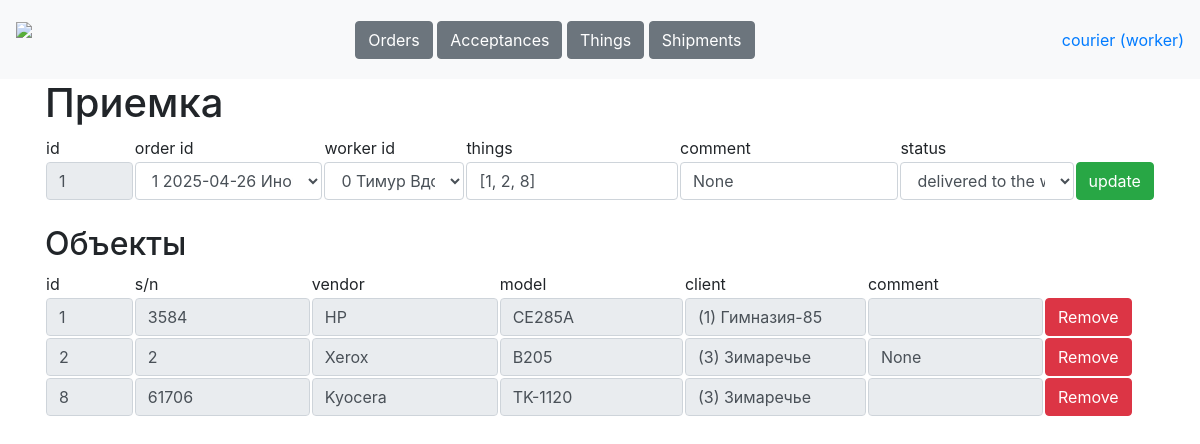
The app's page /tables/acceptances/1 (signed in), older data.
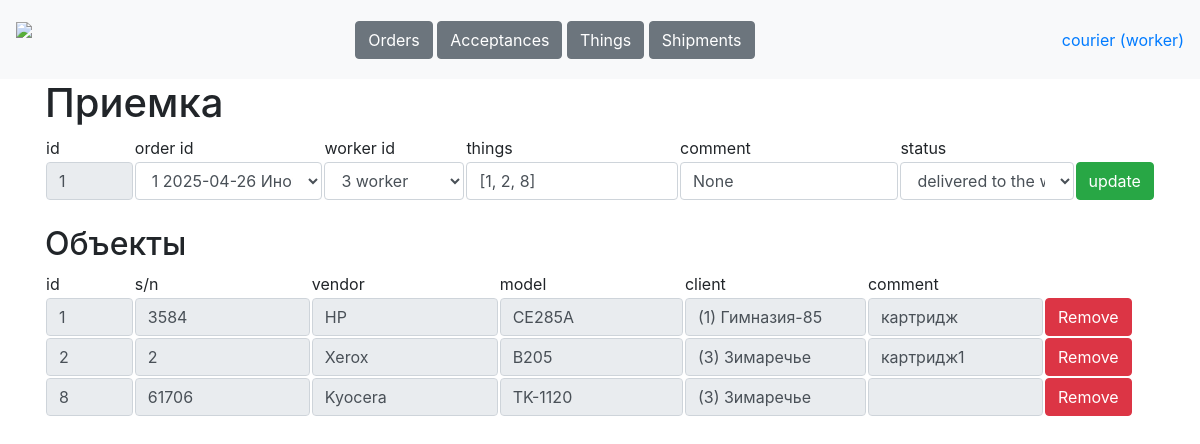
The same page, newer data.
### data/tables.py (models this page shows, shortened)
class Worker(db_session.SqlAlchemyBase, SerializerMixin):
    __tablename__ = 'workers'
    id = Column(sqlalchemy.Integer, primary_key=True, autoincrement=True)
    username = Column(sqlalchemy.String, nullable=True)
    name = Column(sqlalchemy.String, nullable=True)
    password = Column(sqlalchemy.String, nullable=True)
    role = Column(sqlalchemy.String, nullable=True)
    phone = Column(sqlalchemy.String, nullable=True)
    comment = Column(sqlalchemy.String, nullable=True)
    works = orm.relationship('Work', back_populates='worker')
    acceptances = orm.relationship('Acceptance', back_populates='worker')

class Acceptance(db_session.SqlAlchemyBase, SerializerMixin):
    __tablename__ = 'acceptances'
    id = Column(sqlalchemy.Integer, primary_key=True, autoincrement=True)
    order_id = Column(sqlalchemy.Integer, sqlalchemy.ForeignKey('orders.id'))
    worker_id = Column(sqlalchemy.Integer, sqlalchemy.ForeignKey('workers.id'))
    things =  Column(sqlalchemy.String, default='[]', nullable=True)
    comment = Column(sqlalchemy.String, nullable=True, default='')
    status =  Column(sqlalchemy.String, nullable=True, default='taken from client')
    order = orm.relationship('Order')
    worker = orm.relationship('Worker')
    works = orm.relationship('Work', back_populates='acceptance')

class Thing(db_session.SqlAlchemyBase, SerializerMixin):
    __tablename__ = 'things'
    id = Column(sqlalchemy.Integer, primary_key=True, autoincrement=True)
    sn =  Column(sqlalchemy.String, nullable=True, unique=True)
    vendor = Column(sqlalchemy.String, nullable=True)
    model = Column(sqlalchemy.String, nullable=True)
    client_id = Column(sqlalchemy.Integer, sqlalchemy.ForeignKey('clients.id'))
    comment = Column(sqlalchemy.String, nullable=True)
    client = orm.relationship('Client')
    works = orm.relationship('Work', back_populates='thing')

class Client(db_session.SqlAlchemyBase, SerializerMixin):
    __tablename__ = 'clients'
    id = Column(sqlalchemy.Integer, primary_key=True, autoincrement=True)
    name = Column(sqlalchemy.String, nullable=True, default='')
    address = Column(sqlalchemy.String, nullable=True, default='')
    phone = Column(sqlalchemy.String, nullable=True, default='')
    comment = Column(sqlalchemy.String, nullable=True, default='')
    orders = orm.relationship('Order', back_populates='client')
    things = orm.relationship('Thing', back_populates='client')

### main.py (the view)
@app.route('/tables/acceptances/<int:acceptance_id>', methods=['GET', 'POST'])
def acceptance(acceptance_id):
    username = request.cookies.get('user')
    if not username:
        return redirect('/login')
    user = stuff.get_user(username)
    if request.method == 'GET':
        data = stuff.get_entry('acceptances', acceptance_id)
        things = stuff.get_table('things').filter(Thing.id.in_(loads(data.things)))
        resp = make_response(render_template('acceptance.html', user=user,
                                             acceptance=data, things=things))
        resp.set_cookie('acceptance', str(acceptance_id))
        return resp
    elif request.method == 'POST':
        stuff.update_entry('acceptances', request.form)
        return redirect(f'/tables/acceptances/{acceptance_id}')

### data/db_session.py (called while the page is built)
def create_session() -> Session:
    global __factory
    return __factory()

### stuff.py (called while the page is built)
def get_user(username):
    db_sess = db_session.create_session()
    worker = db_sess.query(Worker).filter(Worker.username == username).first()
    return worker

def get_table(table, sort='id', reverse=0):
    db_sess = db_session.create_session()
    if table == 'clients':
        return db_sess.query(Client)
    elif table == 'orders':
        return db_sess.query(Order)
    elif table == 'acceptances':
        return db_sess.query(Acceptance)
    elif table == 'things':
        return db_sess.query(Thing)
    elif table == 'works':
        return db_sess.query(Work)
    elif table == 'workers':
        return db_sess.query(Worker)
    db_sess.close()

def get_entry(table, id):
    db_sess = db_session.create_session()
    if table == 'clients':
        return db_sess.query(Client).filter(Client.id == id).first()
    elif table == 'orders':
        return db_sess.query(Order).get(id)
    elif table == 'acceptances':
        return db_sess.query(Acceptance).filter(Acceptance.id == id).first()
    elif table == 'things':
        return db_sess.query(Thing).filter(Thing.id == id).first()
    elif table == 'works':
        return db_sess.query(Work).filter(Work.id == id).first()
    elif table == 'workers':
        return db_sess.query(Worker).filter(Worker.id == id).first()
    db_sess.close()

### templates/acceptance.html (shortened to what this page needs)
{% extends "base.html"%}
{% block content %}
<h1>Приемка</h1>
<form method="post">
<table>
    <tr>
        <td width="8%">id</td>
        <td>order id</td>
        <td>worker id</td>
        <td>things</td>
        <td>comment</td>
        <td>status</td>
    </tr>
    <tr>
        <td width="8%"><input class="form-control" value="{{acceptance.id}}" name="id" readonly></td>
        <td><select class="form-control" name="order">
            {% for order in get_table('orders').filter(Tables.Order.status == 'created') %}
            {% if order.id == acceptance.order_id %}
            <option value="{{order.id}}" selected>{{order.id}} {{order.create_date}} {{order.client.name}}</option>
            {% else %}
            <option value="{{order.id}}">{{order.id}} {{order.date}} {{order.client.name}}</option>
            {% endif %}
            {% endfor %}
        </select></td>
        <td><select class="form-control" name="worker">
            {% for worker in get_table('workers') %}
            {% if worker.id == acceptance.worker_id %}
            <option value="{{worker.id}}" selected>{{worker.id}} {{worker.name}}</option>
            {% else %}
            <option value="{{worker.id}}">{{worker.id}} {{worker.name}}</option>
            {% endif %}
            {% endfor %}
        </select></td>
        <td><input class="form-control" value="{{acceptance.things}}" name="things"></td>
        <td><input class="form-control" value="{{acceptance.comment}}" name="comment"></td>
        <td><select class="form-control" name="status">
            {% for status in ['taken from client', 'delivered to the worker', 'in process', 'work completed', 'taken from worker', 'delivered to the client'] %}
            {% if status == acceptance.status %}
            <option selected>{{status}}</option>
            {% else %}
            <option>{{status}}</option>
            {% endif %}
            {% endfor %}
        </select></td>
        <td><button type="submit" class="btn btn-success">update</button></td>
    </tr>
</table>
</form><br>
<h2>Объекты</h2>
<table>
    <tr>
        <td width="8%">id</td>
        <td>s/n</td>
        <td>vendor</td>
        <td>model</td>
        <td>client</td>
        <td colspan="2">comment</td>
    </tr>
    {% for item in things %}
    <tr>
        <td width="8%"><a href="/tables/things/{{item.id}}"><input class="form-control" value="{{item.id}}" readonly></a></td>
        <td><input class="form-control" value="{{item.sn}}" readonly></td>
        <td><input class="form-control" value="{{item.vendor}}" readonly></td>
        <td><input class="form-control" value="{{item.model}}" readonly></td>
        <td><input class="form-control" value="({{item.client_id}}) {{item.client.name}}" readonly></td>
        <td><input class="form-control" value="{{item.comment}}" readonly></td>
        <td width="10%"><a class="btn btn-danger" href="/tables/acceptances/{{acceptance.id}}/remove_thing/{{item.id}}" role="button">Remove</a></td>
    </tr>
    {% endfor %}
</table>
{% endblock %}

### templates/base.html (shortened to what this page needs)
<!doctype html>
<html>
<head>
    <link rel="stylesheet"
          href="https://stackpath.bootstrapcdn.com/bootstrap/4.4.1/css/bootstrap.min.css"
>
    <link rel="stylesheet" href="static/css/style.css" />
</head>
<body>
<header>
    <nav class="navbar navbar-light bg-light">
        <a class="navbar-brand" style="height: 63px;" href="/dashboard"><img height="63px" src="/static/icons/logo.png"></a>
        <div>
            {% if user.role == "manager" %}
                <a class="btn btn-secondary" href="/tables/clients" role="button">Clients</a>
                <a class="btn btn-secondary" href="/tables/orders" role="button">Orders</a>
            {% elif user.role == "courier" %}
                <a class="btn btn-secondary" href="/tables/orders" role="button">Orders</a>
                <a class="btn btn-secondary" href="/tables/acceptances" role="button">Acceptances</a>
                <a class="btn btn-secondary" href="/tables/things" role="button">Things</a>
                <a class="btn btn-secondary" href="/tables/shipments" role="button">Shipments</a>
            {% elif user.role == "worker" %}
                <a class="btn btn-secondary" href="/tables/acceptances" role="button">Acceptances</a>
                <a class="btn btn-secondary" href="/tables/works" role="button">Works</a>
            {% endif %}
        </div>
        <a href="/login">{{user.role}} ({{user.name}})</a>
    </nav>
</header>
<main role="main" class="container">
    {% block content %}{% endblock %}
</main>
</body>
</html>

Row changes from the older to the newer data that the page shows:
changed Thing "HP": comment (not shown) → "картридж"
changed Thing "Xerox": comment "None" → "картридж1"
Text that changed along with them:
form field worker: "0 Тимур Вдовин" → "3 worker"
